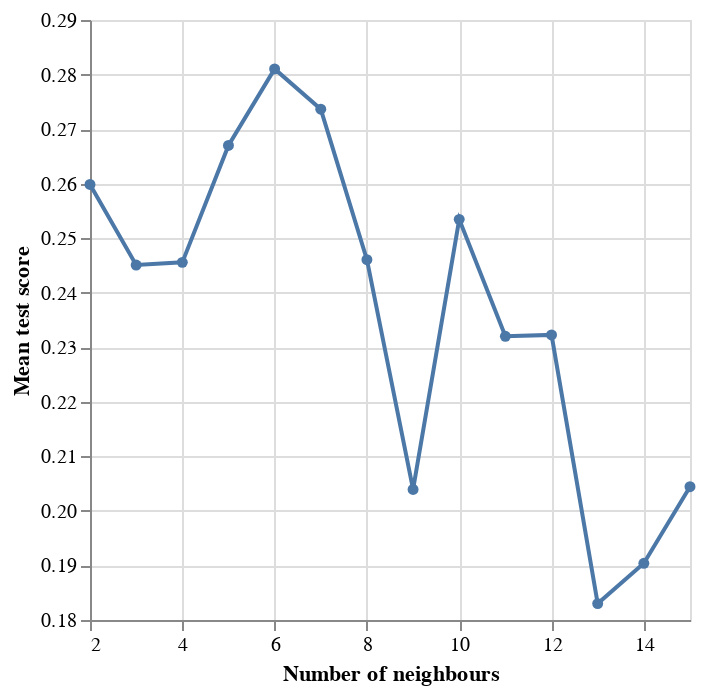

The cell this chart's notebook holds for it:
### Code cell
knn_spec = KNeighborsClassifier()

param_grid = {
    "n_neighbors": range(2, 16, 1),
}

knn_tune_grid = GridSearchCV(
    knn_spec, param_grid, return_train_score=True, n_jobs=-1, cv=5
)

knn_model_grid = knn_tune_grid.fit(X_train, y_train)

accuracies_grid = pd.DataFrame(knn_model_grid.cv_results_)

cross_val_plot = alt.Chart(accuracies_grid).mark_line(point=True).encode(
    x=alt.X("param_n_neighbors").title("Number of neighbours").scale(zero=False),
    y=alt.Y("mean_test_score").title("Mean test score").scale(zero=False)
)

cross_val_plot

### Figure 1 — Vega specification as saved in the notebook (floating-point values rounded to 4 significant figures)
{"$schema": "https://vega.github.io/schema/vega/v5.json", "data": [{"name": "source_0", "values": [{"mean_test_score": 0.2599, "param_n_neighbors": 2}, {"mean_test_score": 0.2451, "param_n_neighbors": 3}, {"mean_test_score": 0.2456, "param_n_neighbors": 4}, {"mean_test_score": 0.267, "param_n_neighbors": 5}, {"mean_test_score": 0.281, "param_n_neighbors": 6}, {"mean_test_score": 0.2736, "param_n_neighbors": 7}, {"mean_test_score": 0.2461, "param_n_neighbors": 8}, {"mean_test_score": 0.2039, "param_n_neighbors": 9}, {"mean_test_score": 0.2534, "param_n_neighbors": 10}, {"mean_test_score": 0.232, "param_n_neighbors": 11}, {"mean_test_score": 0.2323, "param_n_neighbors": 12}, {"mean_test_score": 0.183, "param_n_neighbors": 13}, {"mean_test_score": 0.1904, "param_n_neighbors": 14}, {"mean_test_score": 0.2044, "param_n_neighbors": 15}]}, {"name": "data_0", "values": [{"mean_test_score": 0.2599, "param_n_neighbors": 2}, {"mean_test_score": 0.2451, "param_n_neighbors": 3}, {"mean_test_score": 0.2456, "param_n_neighbors": 4}, {"mean_test_score": 0.267, "param_n_neighbors": 5}, {"mean_test_score": 0.281, "param_n_neighbors": 6}, {"mean_test_score": 0.2736, "param_n_neighbors": 7}, {"mean_test_score": 0.2461, "param_n_neighbors": 8}, {"mean_test_score": 0.2039, "param_n_neighbors": 9}, {"mean_test_score": 0.2534, "param_n_neighbors": 10}, {"mean_test_score": 0.232, "param_n_neighbors": 11}, {"mean_test_score": 0.2323, "param_n_neighbors": 12}, {"mean_test_score": 0.183, "param_n_neighbors": 13}, {"mean_test_score": 0.1904, "param_n_neighbors": 14}, {"mean_test_score": 0.2044, "param_n_neighbors": 15}]}], "marks": [{"type": "line", "name": "layer_0_marks", "from": {"data": "source_0"}, "sort": {"field": "x"}, "encode": {"update": {"x": {"field": "param_n_neighbors", "scale": "x"}, "stroke": {"value": "#4c78a8"}, "defined": {"signal": "isValid(datum[\"param_n_neighbors\"]) && isFinite(+datum[\"param_n_neighbors\"]) && isValid(datum[\"mean_test_score\"]) && isFinite(+datum[\"mean_test_score\"])"}, "y": {"field": "mean_test_score", "scale": "y"}}}, "style": ["line"]}, {"type": "symbol", "name": "layer_1_marks", "from": {"data": "data_0"}, "encode": {"update": {"y": {"field": "mean_test_score", "scale": "y"}, "fill": {"value": "#4c78a8"}, "opacity": {"value": 1}, "x": {"field": "param_n_neighbors", "scale": "x"}}}, "style": ["point"]}], "scales": [{"name": "x", "type": "linear", "domain": {"fields": [{"data": "source_0", "field": "param_n_neighbors"}, {"data": "data_0", "field": "param_n_neighbors"}]}, "range": [0, {"signal": "width"}], "nice": true, "zero": false}, {"name": "y", "type": "linear", "domain": {"fields": [{"data": "source_0", "field": "mean_test_score"}, {"data": "data_0", "field": "mean_test_score"}]}, "range": [{"signal": "height"}, 0], "nice": true, "zero": false}], "axes": [{"scale": "x", "orient": "bottom", "ticks": false, "tickCount": {"signal": "ceil(width/40)"}, "maxExtent": 0, "minExtent": 0, "gridScale": "y", "grid": true, "domain": false, "labels": false, "aria": false, "zindex": 0}, {"scale": "y", "gridScale": "x", "maxExtent": 0, "orient": "left", "domain": false, "labels": false, "aria": false, "grid": true, "minExtent": 0, "ticks": false, "zindex": 0, "tickCount": {"signal": "ceil(height/40)"}}, {"scale": "x", "tickCount": {"signal": "ceil(width/40)"}, "title": "Number of neighbours", "grid": false, "labelFlush": true, "zindex": 0, "orient": "bottom", "labelOverlap": true}, {"scale": "y", "orient": "left", "zindex": 0, "tickCount": {"signal": "ceil(height/40)"}, "labelOverlap": true, "title": "Mean test score", "grid": false}], "background": "white", "width": 300, "height": 300, "style": "cell", "padding": 5}
